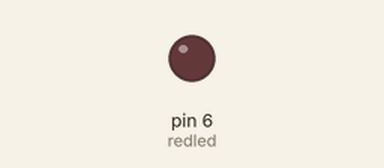
A sketch run on a simulated Arduino Uno, built with avr-gcc and run on an emulated ATmega328P. Parts: output pins drawn as LEDs (lit = HIGH).

Above: at 0.15 s.
Timing chart, 0 to 40.0 s (numbered marks = the images above):
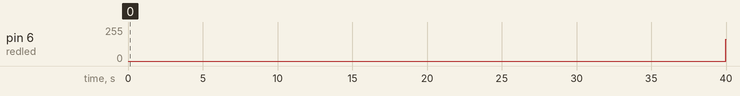

Measured:
- by itself, pin 6 (redled): 0/255 → 165/255 at 40.0 s

The sketch:

analogWrite.ino
```cpp
int redled = 6;


void setup() {
  pinMode(redled, OUTPUT);
}

void loop() {
  for (int i = 0; i < 255; i++) {
    analogWrite(redled, i);
    delay(5);
  }
  for (int i = 255; i >= 0; i--) {
    analogWrite(redled, i);
    delay(5);
  }
  delay(1000);
}
```
